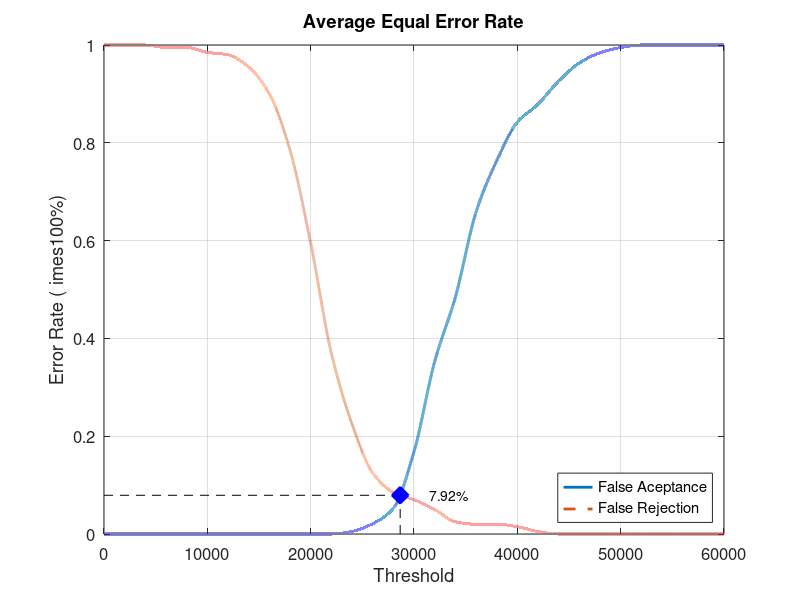
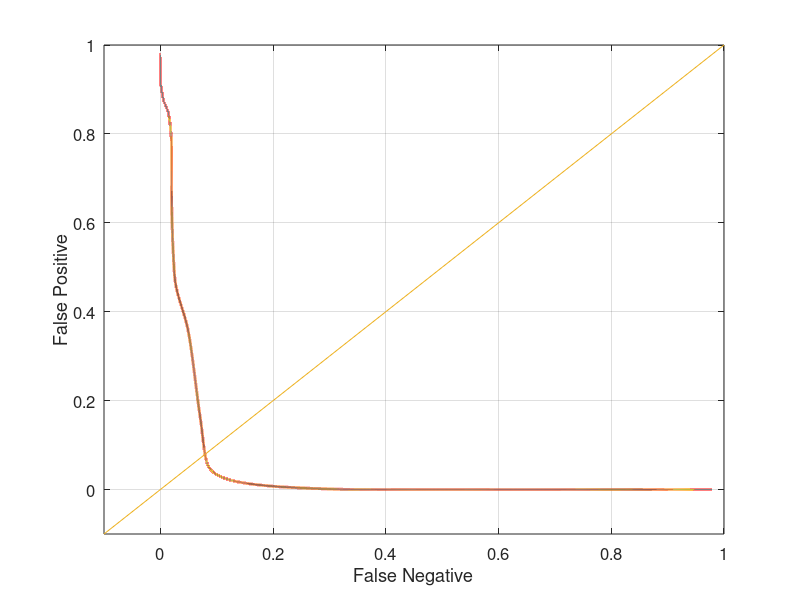

Source code (MATLAB) for these figures, in order:
close all;
clear;
clc;
x = 0:2000:60000;
xq = 0:0.5:60000;

y0 = [0 0 0 0 0 0 0 0 0 0 0 0 0.00526316 0.0210526 0.0526316 0.168421 0.352632 0.484211 0.657895 0.763158 0.842105 0.878947 0.926316 0.963158 0.984211 0.994737 1 1 1 1 1]
yy0 = interp1(x, y0, xq, 'pchip');
y1 = [1 1 1 0.995 0.995 0.985 0.98 0.955 0.9 0.785 0.595 0.37 0.225 0.125 0.085 0.07 0.05 0.025 0.02 0.02 0.015 0.005 0 0 0 0 0 0 0 0 0]
yy1 = interp1(x, y1, xq, 'pchip');

% Calculating EER: 
y2 = abs(y0 - y1);
find(y2 == min(y2))
yy2 = abs(yy0 - yy1);
xEER = find(yy2 == min(yy2));
xEERIndex = xq(xEER) % X-axis EER
yEER = yy0(xEER) % Y-axis EER

main = figure
plot(xq, yy0,'-','LineWidth', 2);	hold on
plot(xq, yy1,'--','LineWidth', 2);	hold on
plot([xEERIndex xEERIndex], [0 yEER], 'k--');	hold on
plot([0 xEERIndex], [yEER yEER], 'k--');	hold on
plot(xEERIndex, yEER, 'bx', 'LineWidth', 10);	hold on
text(xEERIndex + 10 * xEERIndex / 100, yEER, [num2str(round((10000 * yEER)) / 100) '%'])
legend('False Aceptance', 'False Rejection', 'Location', 'SouthEast')
xlabel('Threshold')
ylabel('Error Rate (	imes100%)')
title('Average Equal Error Rate')
set(gca, 'FontSize', 12)
axis([0 60000 0 1])
grid on

print(main, 'Database2_4Main', '-dpng');
FNRxFPR = figure('Color', [1 1 1]);
plot(yy1, yy0, '-', yy1, yy0, 'LineWidth', 2);
hold on
y = -0.1:0.1:1
plot(y, y); 
set(gca, 'FontSize', 12)
xlabel('False Negative')
ylabel('False Positive')
axis([-0.1 1 -0.1 1])
set(gca, 'FontSize', 12)
grid on

print(FNRxFPR, 'Database2_4FNRxFPR','-dpng');
